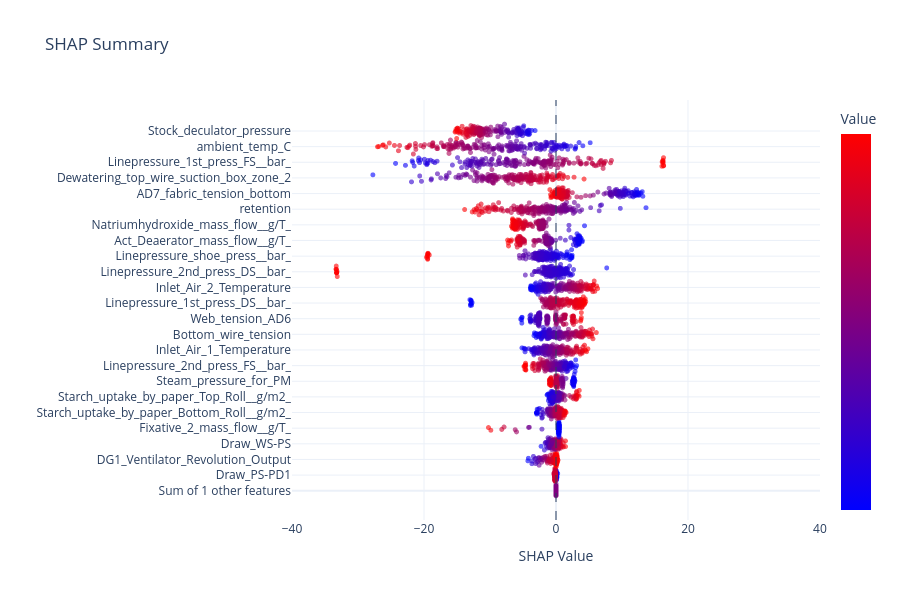

Notebook cell for this chart:
### Code cell
fig = plotly_shap_beeswarm(shap_vals, X_explain, feats, max_features=100)
fig.show()

### Figure 1 — Plotly figure (JSON) as saved in the notebook; plotly's stock layout.template omitted (floating-point values rounded to 4 significant figures; data arrays with more than 128 entries replaced by an {"elided": "..."} marker saying what was removed)
{"data": [{"customdata": {"elided": "203 int values"}, "hovertemplate": "<b>Sum of other features</b><br>SHAP: %{x:.3f}<br>Value: %{customdata:.3f}<extra></extra>", "marker": {"color": {"elided": "203 int values"}, "colorbar": {"showticklabels": false, "title": {"text": "Value"}}, "colorscale": [[0, "rgb(0,0,255)"], [1, "rgb(255,0,0)"]], "opacity": 0.6, "showscale": true, "size": 5}, "mode": "markers", "showlegend": false, "type": "scattergl", "x": {"elided": "203 int values"}, "y": {"elided": "203 float values"}}, {"customdata": {"elided": "203 float values"}, "hovertemplate": "<b>Draw_PS-PD1</b><br>SHAP: %{x:.3f}<br>Value: %{customdata:.3f}<extra></extra>", "marker": {"color": {"elided": "203 float values"}, "colorscale": [[0, "rgb(0,0,255)"], [1, "rgb(255,0,0)"]], "opacity": 0.6, "showscale": false, "size": 5}, "mode": "markers", "showlegend": false, "type": "scattergl", "x": {"elided": "203 float values"}, "y": {"elided": "203 float values"}}, {"customdata": {"elided": "203 float values"}, "hovertemplate": "<b>DG1_Ventilator_Revolution_Output</b><br>SHAP: %{x:.3f}<br>Value: %{customdata:.3f}<extra></extra>", "marker": {"color": {"elided": "203 float values"}, "colorscale": [[0, "rgb(0,0,255)"], [1, "rgb(255,0,0)"]], "opacity": 0.6, "showscale": false, "size": 5}, "mode": "markers", "showlegend": false, "type": "scattergl", "x": {"elided": "203 float values"}, "y": {"elided": "203 float values"}}, {"customdata": {"elided": "203 float values"}, "hovertemplate": "<b>Draw_WS-PS</b><br>SHAP: %{x:.3f}<br>Value: %{customdata:.3f}<extra></extra>", "marker": {"color": {"elided": "203 float values"}, "colorscale": [[0, "rgb(0,0,255)"], [1, "rgb(255,0,0)"]], "opacity": 0.6, "showscale": false, "size": 5}, "mode": "markers", "showlegend": false, "type": "scattergl", "x": {"elided": "203 float values"}, "y": {"elided": "203 float values"}}, {"customdata": {"elided": "203 float values"}, "hovertemplate": "<b>Fixative_2_mass_flow__g/T_</b><br>SHAP: %{x:.3f}<br>Value: %{customdata:.3f}<extra></extra>", "marker": {"color": {"elided": "203 float values"}, "colorscale": [[0, "rgb(0,0,255)"], [1, "rgb(255,0,0)"]], "opacity": 0.6, "showscale": false, "size": 5}, "mode": "markers", "showlegend": false, "type": "scattergl", "x": {"elided": "203 float values"}, "y": {"elided": "203 float values"}}, {"customdata": {"elided": "203 float values"}, "hovertemplate": "<b>Starch_uptake_by_paper_Bottom_Roll__g/m2_</b><br>SHAP: %{x:.3f}<br>Value: %{customdata:.3f}<extra></extra>", "marker": {"color": {"elided": "203 float values"}, "colorscale": [[0, "rgb(0,0,255)"], [1, "rgb(255,0,0)"]], "opacity": 0.6, "showscale": false, "size": 5}, "mode": "markers", "showlegend": false, "type": "scattergl", "x": {"elided": "203 float values"}, "y": {"elided": "203 float values"}}, {"customdata": {"elided": "203 float values"}, "hovertemplate": "<b>Starch_uptake_by_paper_Top_Roll__g/m2_</b><br>SHAP: %{x:.3f}<br>Value: %{customdata:.3f}<extra></extra>", "marker": {"color": {"elided": "203 float values"}, "colorscale": [[0, "rgb(0,0,255)"], [1, "rgb(255,0,0)"]], "opacity": 0.6, "showscale": false, "size": 5}, "mode": "markers", "showlegend": false, "type": "scattergl", "x": {"elided": "203 float values"}, "y": {"elided": "203 float values"}}, {"customdata": {"elided": "203 float values"}, "hovertemplate": "<b>Steam_pressure_for_PM</b><br>SHAP: %{x:.3f}<br>Value: %{customdata:.3f}<extra></extra>", "marker": {"color": {"elided": "203 float values"}, "colorscale": [[0, "rgb(0,0,255)"], [1, "rgb(255,0,0)"]], "opacity": 0.6, "showscale": false, "size": 5}, "mode": "markers", "showlegend": false, "type": "scattergl", "x": {"elided": "203 float values"}, "y": {"elided": "203 float values"}}, {"customdata": {"elided": "203 float values"}, "hovertemplate": "<b>Linepressure_2nd_press_FS__bar_</b><br>SHAP: %{x:.3f}<br>Value: %{customdata:.3f}<extra></extra>", "marker": {"color": {"elided": "203 float values"}, "colorscale": [[0, "rgb(0,0,255)"], [1, "rgb(255,0,0)"]], "opacity": 0.6, "showscale": false, "size": 5}, "mode": "markers", "showlegend": false, "type": "scattergl", "x": {"elided": "203 float values"}, "y": {"elided": "203 float values"}}, {"customdata": {"elided": "203 float values"}, "hovertemplate": "<b>Inlet_Air_1_Temperature</b><br>SHAP: %{x:.3f}<br>Value: %{customdata:.3f}<extra></extra>", "marker": {"color": {"elided": "203 float values"}, "colorscale": [[0, "rgb(0,0,255)"], [1, "rgb(255,0,0)"]], "opacity": 0.6, "showscale": false, "size": 5}, "mode": "markers", "showlegend": false, "type": "scattergl", "x": {"elided": "203 float values"}, "y": {"elided": "203 float values"}}, {"customdata": {"elided": "203 float values"}, "hovertemplate": "<b>Bottom_wire_tension</b><br>SHAP: %{x:.3f}<br>Value: %{customdata:.3f}<extra></extra>", "marker": {"color": {"elided": "203 float values"}, "colorscale": [[0, "rgb(0,0,255)"], [1, "rgb(255,0,0)"]], "opacity": 0.6, "showscale": false, "size": 5}, "mode": "markers", "showlegend": false, "type": "scattergl", "x": {"elided": "203 float values"}, "y": {"elided": "203 float values"}}, {"customdata": {"elided": "203 float values"}, "hovertemplate": "<b>Web_tension_AD6</b><br>SHAP: %{x:.3f}<br>Value: %{customdata:.3f}<extra></extra>", "marker": {"color": {"elided": "203 float values"}, "colorscale": [[0, "rgb(0,0,255)"], [1, "rgb(255,0,0)"]], "opacity": 0.6, "showscale": false, "size": 5}, "mode": "markers", "showlegend": false, "type": "scattergl", "x": {"elided": "203 float values"}, "y": {"elided": "203 float values"}}, {"customdata": {"elided": "203 float values"}, "hovertemplate": "<b>Linepressure_1st_press_DS__bar_</b><br>SHAP: %{x:.3f}<br>Value: %{customdata:.3f}<extra></extra>", "marker": {"color": {"elided": "203 float values"}, "colorscale": [[0, "rgb(0,0,255)"], [1, "rgb(255,0,0)"]], "opacity": 0.6, "showscale": false, "size": 5}, "mode": "markers", "showlegend": false, "type": "scattergl", "x": {"elided": "203 float values"}, "y": {"elided": "203 float values"}}, {"customdata": {"elided": "203 float values"}, "hovertemplate": "<b>Inlet_Air_2_Temperature</b><br>SHAP: %{x:.3f}<br>Value: %{customdata:.3f}<extra></extra>", "marker": {"color": {"elided": "203 float values"}, "colorscale": [[0, "rgb(0,0,255)"], [1, "rgb(255,0,0)"]], "opacity": 0.6, "showscale": false, "size": 5}, "mode": "markers", "showlegend": false, "type": "scattergl", "x": {"elided": "203 float values"}, "y": {"elided": "203 float values"}}, {"customdata": {"elided": "203 float values"}, "hovertemplate": "<b>Linepressure_2nd_press_DS__bar_</b><br>SHAP: %{x:.3f}<br>Value: %{customdata:.3f}<extra></extra>", "marker": {"color": {"elided": "203 float values"}, "colorscale": [[0, "rgb(0,0,255)"], [1, "rgb(255,0,0)"]], "opacity": 0.6, "showscale": false, "size": 5}, "mode": "markers", "showlegend": false, "type": "scattergl", "x": {"elided": "203 float values"}, "y": {"elided": "203 float values"}}, {"customdata": {"elided": "203 float values"}, "hovertemplate": "<b>Linepressure_shoe_press__bar_</b><br>SHAP: %{x:.3f}<br>Value: %{customdata:.3f}<extra></extra>", "marker": {"color": {"elided": "203 float values"}, "colorscale": [[0, "rgb(0,0,255)"], [1, "rgb(255,0,0)"]], "opacity": 0.6, "showscale": false, "size": 5}, "mode": "markers", "showlegend": false, "type": "scattergl", "x": {"elided": "203 float values"}, "y": {"elided": "203 float values"}}, {"customdata": {"elided": "203 float values"}, "hovertemplate": "<b>Act_Deaerator_mass_flow__g/T_</b><br>SHAP: %{x:.3f}<br>Value: %{customdata:.3f}<extra></extra>", "marker": {"color": {"elided": "203 float values"}, "colorscale": [[0, "rgb(0,0,255)"], [1, "rgb(255,0,0)"]], "opacity": 0.6, "showscale": false, "size": 5}, "mode": "markers", "showlegend": false, "type": "scattergl", "x": {"elided": "203 float values"}, "y": {"elided": "203 float values"}}, {"customdata": {"elided": "203 float values"}, "hovertemplate": "<b>Natriumhydroxide_mass_flow__g/T_</b><br>SHAP: %{x:.3f}<br>Value: %{customdata:.3f}<extra></extra>", "marker": {"color": {"elided": "203 float values"}, "colorscale": [[0, "rgb(0,0,255)"], [1, "rgb(255,0,0)"]], "opacity": 0.6, "showscale": false, "size": 5}, "mode": "markers", "showlegend": false, "type": "scattergl", "x": {"elided": "203 float values"}, "y": {"elided": "203 float values"}}, {"customdata": {"elided": "203 float values"}, "hovertemplate": "<b>retention</b><br>SHAP: %{x:.3f}<br>Value: %{customdata:.3f}<extra></extra>", "marker": {"color": {"elided": "203 float values"}, "colorscale": [[0, "rgb(0,0,255)"], [1, "rgb(255,0,0)"]], "opacity": 0.6, "showscale": false, "size": 5}, "mode": "markers", "showlegend": false, "type": "scattergl", "x": {"elided": "203 float values"}, "y": {"elided": "203 float values"}}, {"customdata": {"elided": "203 float values"}, "hovertemplate": "<b>AD7_fabric_tension_bottom</b><br>SHAP: %{x:.3f}<br>Value: %{customdata:.3f}<extra></extra>", "marker": {"color": {"elided": "203 float values"}, "colorscale": [[0, "rgb(0,0,255)"], [1, "rgb(255,0,0)"]], "opacity": 0.6, "showscale": false, "size": 5}, "mode": "markers", "showlegend": false, "type": "scattergl", "x": {"elided": "203 float values"}, "y": {"elided": "203 float values"}}, {"customdata": {"elided": "203 float values"}, "hovertemplate": "<b>Dewatering_top_wire_suction_box_zone_2</b><br>SHAP: %{x:.3f}<br>Value: %{customdata:.3f}<extra></extra>", "marker": {"color": {"elided": "203 float values"}, "colorscale": [[0, "rgb(0,0,255)"], [1, "rgb(255,0,0)"]], "opacity": 0.6, "showscale": false, "size": 5}, "mode": "markers", "showlegend": false, "type": "scattergl", "x": {"elided": "203 float values"}, "y": {"elided": "203 float values"}}, {"customdata": {"elided": "203 float values"}, "hovertemplate": "<b>Linepressure_1st_press_FS__bar_</b><br>SHAP: %{x:.3f}<br>Value: %{customdata:.3f}<extra></extra>", "marker": {"color": {"elided": "203 float values"}, "colorscale": [[0, "rgb(0,0,255)"], [1, "rgb(255,0,0)"]], "opacity": 0.6, "showscale": false, "size": 5}, "mode": "markers", "showlegend": false, "type": "scattergl", "x": {"elided": "203 float values"}, "y": {"elided": "203 float values"}}, {"customdata": {"elided": "203 float values"}, "hovertemplate": "<b>ambient_temp_C</b><br>SHAP: %{x:.3f}<br>Value: %{customdata:.3f}<extra></extra>", "marker": {"color": {"elided": "203 float values"}, "colorscale": [[0, "rgb(0,0,255)"], [1, "rgb(255,0,0)"]], "opacity": 0.6, "showscale": false, "size": 5}, "mode": "markers", "showlegend": false, "type": "scattergl", "x": {"elided": "203 float values"}, "y": {"elided": "203 float values"}}, {"customdata": {"elided": "203 float values"}, "hovertemplate": "<b>Stock_deculator_pressure</b><br>SHAP: %{x:.3f}<br>Value: %{customdata:.3f}<extra></extra>", "marker": {"color": {"elided": "203 float values"}, "colorscale": [[0, "rgb(0,0,255)"], [1, "rgb(255,0,0)"]], "opacity": 0.6, "showscale": false, "size": 5}, "mode": "markers", "showlegend": false, "type": "scattergl", "x": {"elided": "203 float values"}, "y": {"elided": "203 float values"}}], "layout": {"height": 600, "hovermode": "closest", "shapes": [{"line": {"dash": "dash", "width": 1}, "type": "line", "x0": 0, "x1": 0, "xref": "x", "y0": 0, "y1": 1, "yref": "y domain"}], "title": {"text": "SHAP Summary"}, "xaxis": {"range": [-40.0, 40.0], "title": {"text": "SHAP Value"}}, "yaxis": {"ticktext": ["Sum of 1 other features", "Draw_PS-PD1", "DG1_Ventilator_Revolution_Output", "Draw_WS-PS", "Fixative_2_mass_flow__g/T_", "Starch_uptake_by_paper_Bottom_Roll__g/m2_", "Starch_uptake_by_paper_Top_Roll__g/m2_", "Steam_pressure_for_PM", "Linepressure_2nd_press_FS__bar_", "Inlet_Air_1_Temperature", "Bottom_wire_tension", "Web_tension_AD6", "Linepressure_1st_press_DS__bar_", "Inlet_Air_2_Temperature", "Linepressure_2nd_press_DS__bar_", "Linepressure_shoe_press__bar_", "Act_Deaerator_mass_flow__g/T_", "Natriumhydroxide_mass_flow__g/T_", "retention", "AD7_fabric_tension_bottom", "Dewatering_top_wire_suction_box_zone_2", "Linepressure_1st_press_FS__bar_", "ambient_temp_C", "Stock_deculator_pressure"], "tickvals": [0, 1.3, 2.6, 3.9, 5.2, 6.5, 7.8, 9.1, 10.4, 11.7, 13, 14.3, 15.6, 16.9, 18.2, 19.5, 20.8, 22.1, 23.4, 24.7, 26, 27.3, 28.6, 29.9], "title": {"text": ""}}}}
